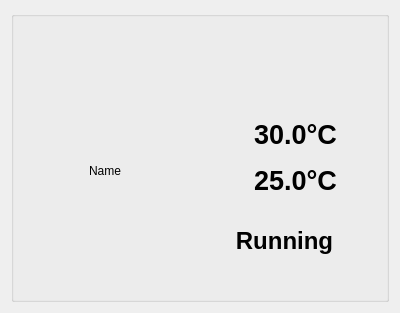
<?xml version="1.0" encoding="UTF-8"?>
<ui version="4.0">
 <class>AirconCard</class>
 <widget class="QWidget" name="AirconCard">
  <property name="geometry">
   <rect>
    <x>0</x>
    <y>0</y>
    <width>400</width>
    <height>313</height>
   </rect>
  </property>
  <property name="windowTitle">
   <string>Form</string>
  </property>
  <layout class="QHBoxLayout" name="horizontalLayout">
   <item>
    <widget class="QGroupBox" name="groupBox">
     <layout class="QHBoxLayout" name="horizontalLayout_7">
      <item>
       <layout class="QVBoxLayout" name="verticalLayout" stretch="0,0,0,0">
        <item>
         <spacer name="verticalSpacer_2">
          <property name="orientation">
           <enum>Qt::Orientation::Vertical</enum>
          </property>
          <property name="sizeHint" stdset="0">
           <size>
            <width>20</width>
            <height>40</height>
           </size>
          </property>
         </spacer>
        </item>
        <item>
         <layout class="QHBoxLayout" name="horizontalLayout_2">
          <item>
           <spacer name="horizontalSpacer_2">
            <property name="orientation">
             <enum>Qt::Orientation::Horizontal</enum>
            </property>
            <property name="sizeHint" stdset="0">
             <size>
              <width>40</width>
              <height>20</height>
             </size>
            </property>
           </spacer>
          </item>
          <item>
           <widget class="QLabel" name="label">
            <property name="sizePolicy">
             <sizepolicy hsizetype="Fixed" vsizetype="Fixed">
              <horstretch>0</horstretch>
              <verstretch>0</verstretch>
             </sizepolicy>
            </property>
            <property name="maximumSize">
             <size>
              <width>70</width>
              <height>70</height>
             </size>
            </property>
            <property name="baseSize">
             <size>
              <width>0</width>
              <height>0</height>
             </size>
            </property>
            <property name="text">
             <string/>
            </property>
            <property name="pixmap">
             <pixmap resource="drawables.qrc">:/drawables/aircon.png</pixmap>
            </property>
            <property name="scaledContents">
             <bool>true</bool>
            </property>
           </widget>
          </item>
          <item>
           <spacer name="horizontalSpacer_3">
            <property name="orientation">
             <enum>Qt::Orientation::Horizontal</enum>
            </property>
            <property name="sizeHint" stdset="0">
             <size>
              <width>40</width>
              <height>20</height>
             </size>
            </property>
           </spacer>
          </item>
         </layout>
        </item>
        <item>
         <layout class="QHBoxLayout" name="horizontalLayout_3">
          <item>
           <spacer name="horizontalSpacer_4">
            <property name="orientation">
             <enum>Qt::Orientation::Horizontal</enum>
            </property>
            <property name="sizeHint" stdset="0">
             <size>
              <width>40</width>
              <height>20</height>
             </size>
            </property>
           </spacer>
          </item>
          <item>
           <widget class="QLabel" name="lblName">
            <property name="text">
             <string>Name</string>
            </property>
           </widget>
          </item>
          <item>
           <spacer name="horizontalSpacer_5">
            <property name="orientation">
             <enum>Qt::Orientation::Horizontal</enum>
            </property>
            <property name="sizeHint" stdset="0">
             <size>
              <width>40</width>
              <height>20</height>
             </size>
            </property>
           </spacer>
          </item>
         </layout>
        </item>
        <item>
         <spacer name="verticalSpacer">
          <property name="orientation">
           <enum>Qt::Orientation::Vertical</enum>
          </property>
          <property name="sizeHint" stdset="0">
           <size>
            <width>20</width>
            <height>40</height>
           </size>
          </property>
         </spacer>
        </item>
       </layout>
      </item>
      <item>
       <layout class="QVBoxLayout" name="verticalLayout_2">
        <property name="spacing">
         <number>15</number>
        </property>
        <item>
         <spacer name="verticalSpacer_3">
          <property name="orientation">
           <enum>Qt::Orientation::Vertical</enum>
          </property>
          <property name="sizeHint" stdset="0">
           <size>
            <width>20</width>
            <height>40</height>
           </size>
          </property>
         </spacer>
        </item>
        <item>
         <layout class="QHBoxLayout" name="horizontalLayout_6">
          <item>
           <widget class="QLabel" name="lblMode">
            <property name="sizePolicy">
             <sizepolicy hsizetype="Fixed" vsizetype="Fixed">
              <horstretch>0</horstretch>
              <verstretch>0</verstretch>
             </sizepolicy>
            </property>
            <property name="minimumSize">
             <size>
              <width>60</width>
              <height>60</height>
             </size>
            </property>
            <property name="maximumSize">
             <size>
              <width>60</width>
              <height>60</height>
             </size>
            </property>
            <property name="text">
             <string/>
            </property>
            <property name="pixmap">
             <pixmap resource="drawables.qrc">:/drawables/flake.png</pixmap>
            </property>
            <property name="scaledContents">
             <bool>true</bool>
            </property>
           </widget>
          </item>
         </layout>
        </item>
        <item>
         <layout class="QHBoxLayout" name="horizontalLayout_5">
          <item>
           <spacer name="horizontalSpacer_8">
            <property name="orientation">
             <enum>Qt::Orientation::Horizontal</enum>
            </property>
            <property name="sizeHint" stdset="0">
             <size>
              <width>40</width>
              <height>20</height>
             </size>
            </property>
           </spacer>
          </item>
          <item>
           <widget class="QLabel" name="label_2">
            <property name="sizePolicy">
             <sizepolicy hsizetype="Fixed" vsizetype="Fixed">
              <horstretch>0</horstretch>
              <verstretch>0</verstretch>
             </sizepolicy>
            </property>
            <property name="maximumSize">
             <size>
              <width>36</width>
              <height>36</height>
             </size>
            </property>
            <property name="text">
             <string/>
            </property>
            <property name="pixmap">
             <pixmap resource="drawables.qrc">:/drawables/temp.png</pixmap>
            </property>
            <property name="scaledContents">
             <bool>true</bool>
            </property>
           </widget>
          </item>
          <item>
           <widget class="QLabel" name="lblTemp">
            <property name="font">
             <font>
              <pointsize>20</pointsize>
              <bold>true</bold>
             </font>
            </property>
            <property name="text">
             <string>30.0°C</string>
            </property>
           </widget>
          </item>
          <item>
           <spacer name="horizontalSpacer_9">
            <property name="orientation">
             <enum>Qt::Orientation::Horizontal</enum>
            </property>
            <property name="sizeHint" stdset="0">
             <size>
              <width>40</width>
              <height>20</height>
             </size>
            </property>
           </spacer>
          </item>
         </layout>
        </item>
        <item>
         <layout class="QHBoxLayout" name="horizontalLayout_4">
          <item>
           <spacer name="horizontalSpacer_6">
            <property name="orientation">
             <enum>Qt::Orientation::Horizontal</enum>
            </property>
            <property name="sizeHint" stdset="0">
             <size>
              <width>40</width>
              <height>20</height>
             </size>
            </property>
           </spacer>
          </item>
          <item>
           <widget class="QLabel" name="label_3">
            <property name="sizePolicy">
             <sizepolicy hsizetype="Fixed" vsizetype="Fixed">
              <horstretch>0</horstretch>
              <verstretch>0</verstretch>
             </sizepolicy>
            </property>
            <property name="maximumSize">
             <size>
              <width>36</width>
              <height>36</height>
             </size>
            </property>
            <property name="text">
             <string/>
            </property>
            <property name="pixmap">
             <pixmap resource="drawables.qrc">:/drawables/adjust.png</pixmap>
            </property>
            <property name="scaledContents">
             <bool>true</bool>
            </property>
           </widget>
          </item>
          <item>
           <widget class="QLabel" name="lblTgtTemp">
            <property name="font">
             <font>
              <pointsize>20</pointsize>
              <bold>true</bold>
             </font>
            </property>
            <property name="text">
             <string>25.0°C</string>
            </property>
           </widget>
          </item>
          <item>
           <spacer name="horizontalSpacer_7">
            <property name="orientation">
             <enum>Qt::Orientation::Horizontal</enum>
            </property>
            <property name="sizeHint" stdset="0">
             <size>
              <width>40</width>
              <height>20</height>
             </size>
            </property>
           </spacer>
          </item>
         </layout>
        </item>
        <item>
         <widget class="QPushButton" name="btnPower">
          <property name="minimumSize">
           <size>
            <width>0</width>
            <height>60</height>
           </size>
          </property>
          <property name="font">
           <font>
            <pointsize>18</pointsize>
            <bold>true</bold>
           </font>
          </property>
          <property name="styleSheet">
           <string notr="true">border-radius: 0px</string>
          </property>
          <property name="text">
           <string>Running</string>
          </property>
          <property name="icon">
           <iconset theme="QIcon::ThemeIcon::SystemShutdown"/>
          </property>
          <property name="iconSize">
           <size>
            <width>36</width>
            <height>36</height>
           </size>
          </property>
         </widget>
        </item>
        <item>
         <spacer name="verticalSpacer_4">
          <property name="orientation">
           <enum>Qt::Orientation::Vertical</enum>
          </property>
          <property name="sizeHint" stdset="0">
           <size>
            <width>20</width>
            <height>40</height>
           </size>
          </property>
         </spacer>
        </item>
       </layout>
      </item>
     </layout>
    </widget>
   </item>
  </layout>
 </widget>
 <resources>
  <include location="drawables.qrc"/>
 </resources>
 <connections/>
</ui>
